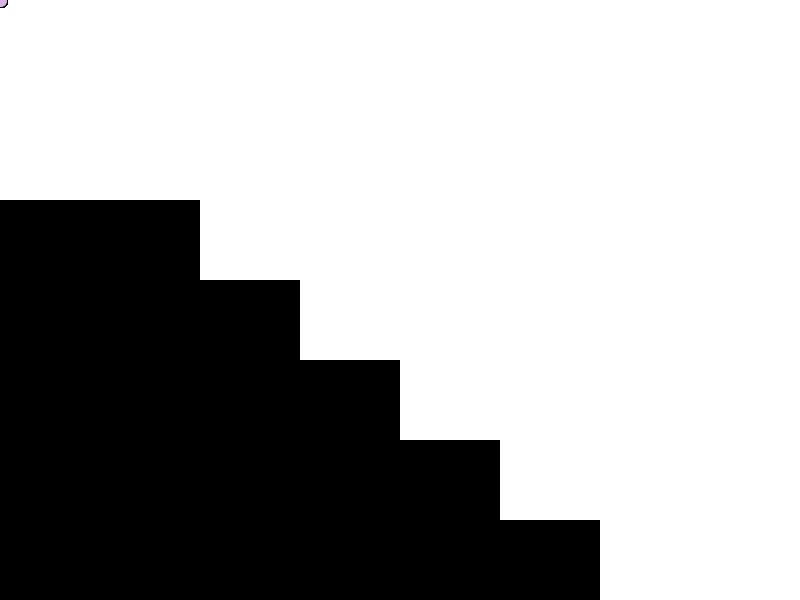
Frame 1 (no input)
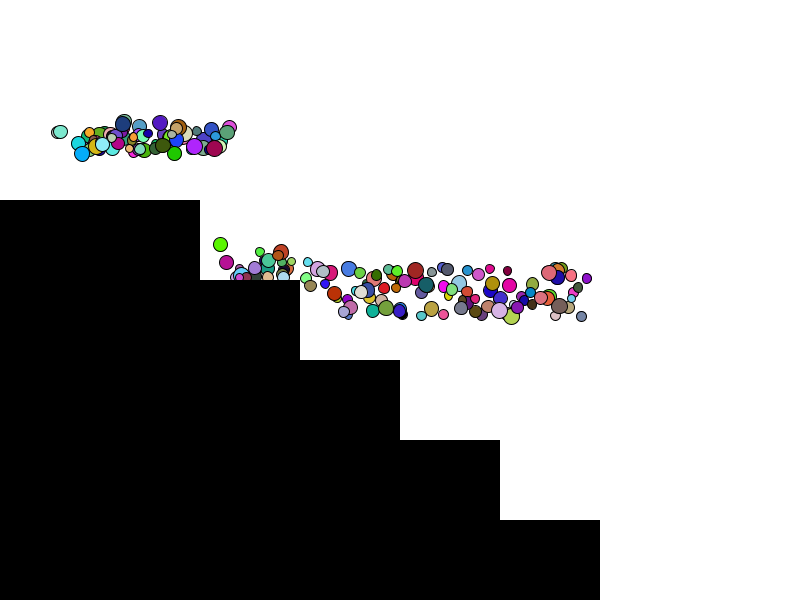
Frame 60 (the mouse pressed at the canvas centre just before this capture)
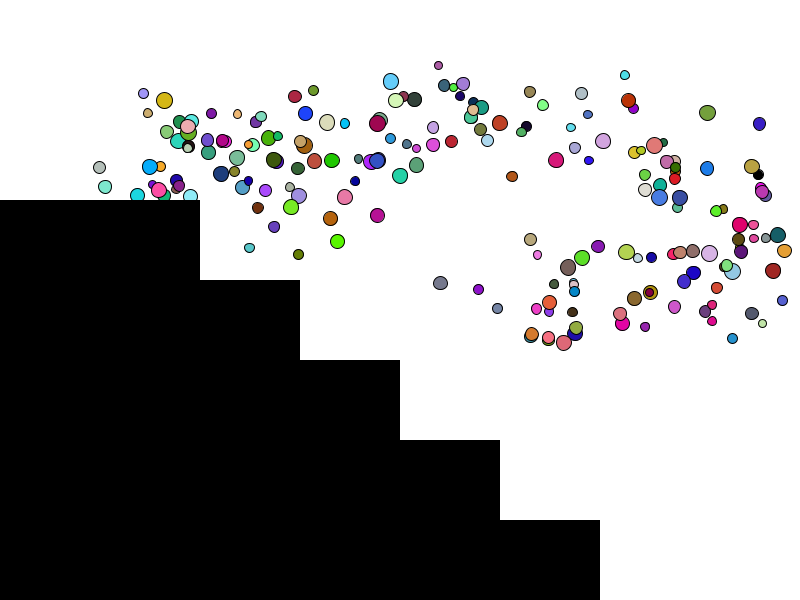
Frame 120 (the mouse held since frame 60 and released just before this capture)

The Processing sketch that drew these frames (run headless with seeded random() and noise(); from frame 60 on, the mouse is pressed at the canvas centre):

// Processing sketch: processing_55181
// ── processing_55181.pde

int particleCount = 200;
float[] x = new float [particleCount];
float[] y = new float [particleCount];
float[] spdX = new float [particleCount];
float[] spdY = new float [particleCount];
float[] r = new float [particleCount];
float[] gravity = new float [particleCount];
float[] damping = new float [particleCount];
float[] friction = new float [particleCount];
color[] ballcolor = new color[particleCount];
int stairCount = 5;
float xPos = -400;
float yPos = 200;

void setup() {
  size(800, 600);
  stairs();
  for (int i=0; i<particleCount; i++) {
    spdX[i] = random(1, 10);
    spdY[i] = 0.0;
    r[i] = random(2, 4);
    gravity[i] = random(.16, .19);
    damping[i] = random(.75, .9);
    friction[i] = random(.6, .88);
    ballcolor[i] = color(random(255), random(255), random(255));
  }
  /*
   pushMatrix();
   fill(0);
   rect(600, 25, 125, 175);
   popMatrix();
   
   pushMatrix();
   fill(84, 131, 234);
   rect(607, 32, 110, 160);
   popMatrix();
   */
}

void draw() {

  ball();
  stairs();
}

void stairs() {
  noStroke();
  fill(0);
  beginShape();
  for (int i=-1; i<stairCount; i++) {
    rect(xPos, yPos, 600, 120);
    xPos += 100;
    yPos += 80;
  }
  endShape();
  xPos = -400;
  yPos = 200;
}

void ball() {
  background(255);

  stroke(0);

  for (int i=0; i<particleCount; i++) {
    ellipse(x[i], y[i], r[i]*4, r[i]*4);

    fill(ballcolor[i]);



    x[i]+=spdX[i];
    spdY[i] += gravity[i];
    y[i]+=spdY[i];

    if (x[i]>width-r[i]) {
      x[i] = width-r[i];
      spdX[i]*=-1;
    } 
    if (x[i] < r[i]) {
      x[i] = r[i];
      spdX[i]*=-1;
    } 
    if (y[i]>height-r[i]) {
      y[i] = height-r[i];
      spdY[i]*=-1;
      spdY[i] *= damping[i];
      spdX[i] *= friction[i];
    } 
    else if (y[i]<r[i]) {
      y[i] = r[i];
      spdY[i]*=-1;
    } 
    if (y[i] >200-r[i] && x[i]<200) {
      y[i] = 200-r[i];
      spdY[i]*=-1;
      spdY[i] *= damping[i];
      spdX[i] *= friction[i];
    } 
    if (y[i]> 280-r[i] && x[i]>200 && x[i]<300) {
      y[i] = 280-r[i];
      spdY[i]*=-1;
      spdY[i] *= damping[i];
      spdX[i] *= friction[i];
    } 
    if (y[i]>360-r[i] && x[i]>300 && x[i]<400) {
      y[i] = 360-r[i];
      spdY[i]*=-1;
      spdY[i] *= damping[i];
      spdX[i] *= friction[i];
    }

    if (y[i]>440-r[i] && x[i]>400 && x[i]<500) {
      y[i] = 440-r[i];
      spdY[i]*=-1;
      spdY[i] *= damping[i];
      spdX[i] *= friction[i];
    }

    if (y[i]>520-r[i] && x[i]>500 && x[i]<600) {
      y[i] = 520-r[i];
      spdY[i]*=-1;
      spdY[i] *= damping[i];
      spdX[i] *= friction[i];
    }

    if (x[i]<200+r[i] && y[i]>200 && y[i]<280) {
      x[i] = 200+r[i];
      spdX[i]*=-1;
      spdY[i] *= damping[i];
      spdX[i] *= friction[i];
    }

    if (x[i]<300+r[i] && y[i]>280 && y[i]<360) {
      x[i] = 300+r[i];
      spdX[i]*=-1;
      spdY[i] *= damping[i];
      spdX[i] *= friction[i];
    }

    if (x[i]<400+r[i] && y[i]>360 && y[i]<440) {
      x[i] = 400+r[i];
      spdX[i]*=-1;
      spdY[i] *= damping[i];
      spdX[i] *= friction[i];
    }
    if (x[i]<500+r[i] && y[i]>440 && y[i]<520) {
      x[i] = 500+r[i];
      spdX[i]*=-1;
      spdY[i] *= damping[i];
      spdX[i] *= friction[i];
    }
    if (x[i]<600+r[i] && y[i]>520 && y[i]<6000) {
      x[i] = 600+r[i];
      spdX[i]*=-1;
      spdY[i] *= damping[i];
      spdX[i] *= friction[i];
    }
  }
}
